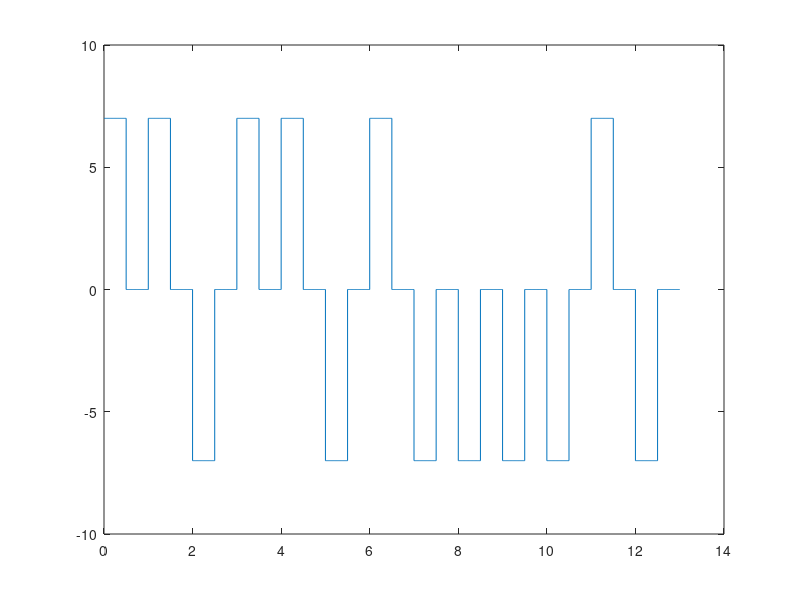

This chart was generated by the following MATLAB code:
clc;

inp = [1 1 0 1 1 0 1 0 0 0 0 1 0];
k=1;
t=0;
bitduration=1;
Vlevel = 7;
samplesize = 100;
for j=1:length(inp)
      for i=0:(1/samplesize):bitduration/2
       time(k) = i+t;
        if inp(j)==1
            ans(k)=Vlevel;
         else ans(k)=-Vlevel;
      
         end;
        k = k+1;
  
        end;
            
      for p=i:1/samplesize:bitduration
        time(k)=t+p;
        ans(k)=0;
        k=k+1;
    end;
     t= time(k-1);
end;
   
 plot(time,ans);